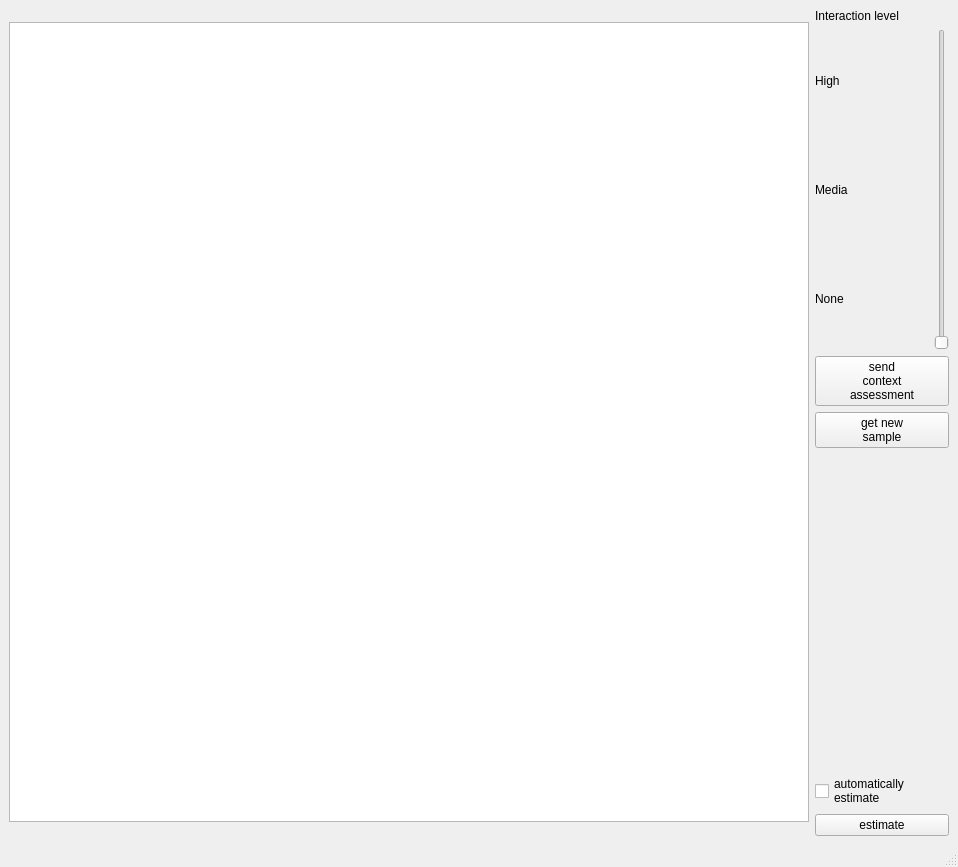
<?xml version="1.0" encoding="UTF-8"?>
<ui version="4.0">
 <class>MainWindow</class>
 <widget class="QMainWindow" name="MainWindow">
  <property name="geometry">
   <rect>
    <x>0</x>
    <y>0</y>
    <width>958</width>
    <height>867</height>
   </rect>
  </property>
  <property name="windowTitle">
   <string>Social Navigation Dataset Generator</string>
  </property>
  <widget class="QWidget" name="centralwidget">
   <layout class="QVBoxLayout" name="verticalLayout">
    <item>
     <layout class="QHBoxLayout" name="horizontalLayout_2">
      <item>
       <widget class="QGraphicsView" name="graphicsView">
        <property name="minimumSize">
         <size>
          <width>800</width>
          <height>800</height>
         </size>
        </property>
        <property name="maximumSize">
         <size>
          <width>800</width>
          <height>800</height>
         </size>
        </property>
       </widget>
      </item>
      <item>
       <layout class="QVBoxLayout" name="verticalLayout_2">
        <item>
         <widget class="QLabel" name="label">
          <property name="text">
           <string>Interaction level</string>
          </property>
         </widget>
        </item>
        <item>
         <layout class="QVBoxLayout" name="verticalLayout_4"/>
        </item>
        <item>
         <layout class="QHBoxLayout" name="horizontalLayout_3">
          <item>
           <layout class="QVBoxLayout" name="verticalLayout_3">
            <item>
             <widget class="QLabel" name="label2">
              <property name="enabled">
               <bool>true</bool>
              </property>
              <property name="styleSheet">
               <string notr="true">color: rgba(0, 0, 0, 0.);</string>
              </property>
              <property name="text">
               <string>High</string>
              </property>
             </widget>
            </item>
            <item>
             <widget class="QLabel" name="label1">
              <property name="enabled">
               <bool>true</bool>
              </property>
              <property name="styleSheet">
               <string notr="true">color: rgba(0, 0, 0, 0.);</string>
              </property>
              <property name="text">
               <string>Media</string>
              </property>
             </widget>
            </item>
            <item>
             <widget class="QLabel" name="label0">
              <property name="styleSheet">
               <string notr="true">color: rgba(0, 0, 0, 0.);</string>
              </property>
              <property name="text">
               <string>None</string>
              </property>
             </widget>
            </item>
           </layout>
          </item>
          <item>
           <widget class="QSlider" name="slider">
            <property name="maximum">
             <number>100</number>
            </property>
            <property name="orientation">
             <enum>Qt::Vertical</enum>
            </property>
           </widget>
          </item>
         </layout>
        </item>
        <item>
         <layout class="QHBoxLayout" name="horizontalLayout"/>
        </item>
        <item>
         <widget class="QPushButton" name="sendButton">
          <property name="text">
           <string>send
context
assessment</string>
          </property>
         </widget>
        </item>
        <item>
         <widget class="QPushButton" name="getButton">
          <property name="text">
           <string>get new
sample</string>
          </property>
         </widget>
        </item>
        <item>
         <spacer name="verticalSpacer">
          <property name="orientation">
           <enum>Qt::Vertical</enum>
          </property>
          <property name="sizeHint" stdset="0">
           <size>
            <width>20</width>
            <height>40</height>
           </size>
          </property>
         </spacer>
        </item>
        <item>
         <widget class="QCheckBox" name="estimateBox">
          <property name="text">
           <string>automatically
estimate</string>
          </property>
         </widget>
        </item>
        <item>
         <widget class="QPushButton" name="estimateButton">
          <property name="text">
           <string>estimate</string>
          </property>
         </widget>
        </item>
       </layout>
      </item>
     </layout>
    </item>
   </layout>
  </widget>
  <widget class="QMenuBar" name="menubar">
   <property name="geometry">
    <rect>
     <x>0</x>
     <y>0</y>
     <width>958</width>
     <height>25</height>
    </rect>
   </property>
  </widget>
  <widget class="QStatusBar" name="statusbar">
   <property name="styleSheet">
    <string notr="true">font: 75 11pt &quot;Ubuntu&quot;;</string>
   </property>
  </widget>
 </widget>
 <resources/>
 <connections/>
</ui>
